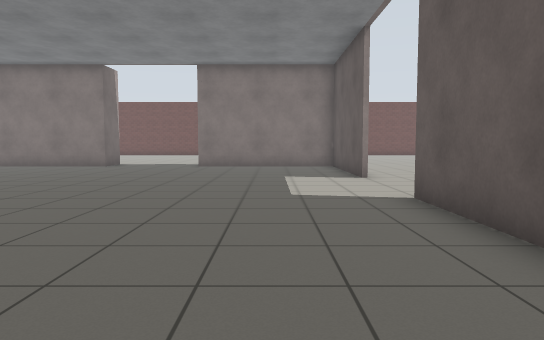
[1] (above)

24 first-person views from a walk through a Gazebo world. The camera is 0.94 m above the floor, tilts 4° down and sees 70° across. The floor is counted in squares, 1 m on a side. Each view is taken from the middle of a square. On the plan, view 1 faces up. The plan holds only what a view shows up to about 13 squares ahead; the rest is blank. Gazebo's built-in surfaces are drawn with simple patterns.

[2]
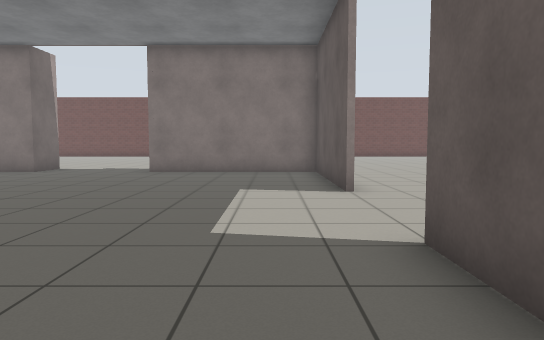

[3]
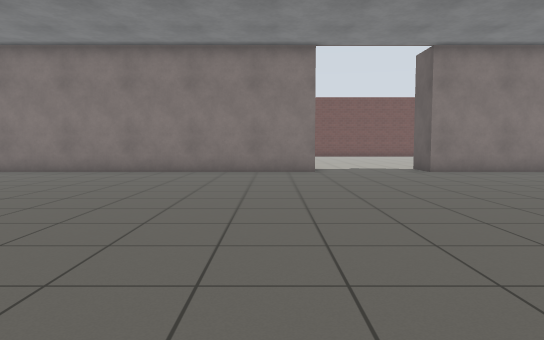

[4]
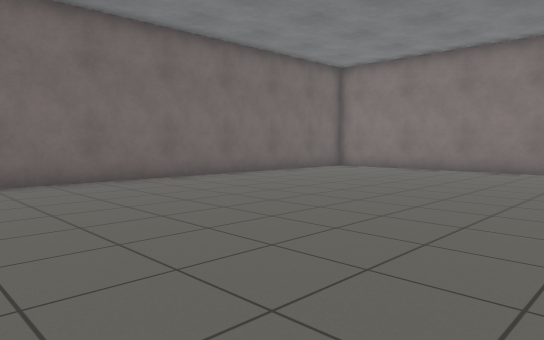

[5]
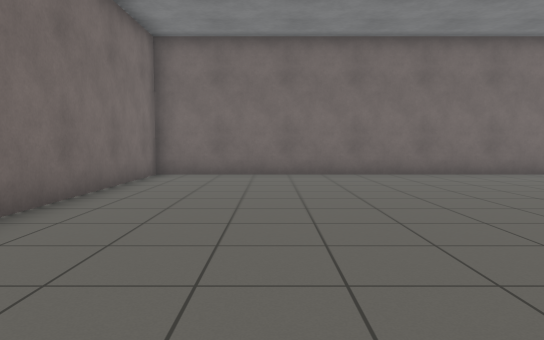

[6]
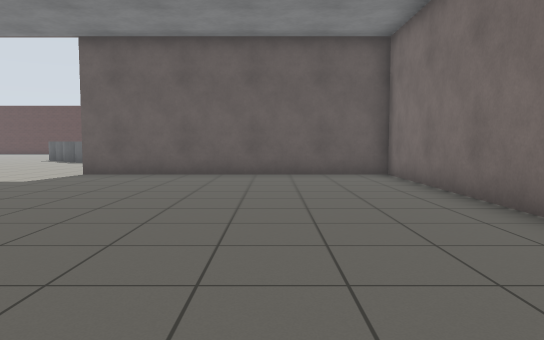

[7]
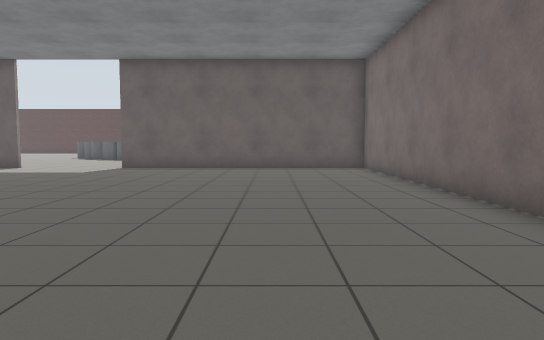

[8]
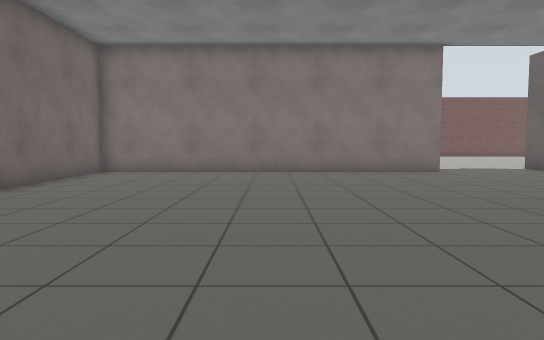

[9]
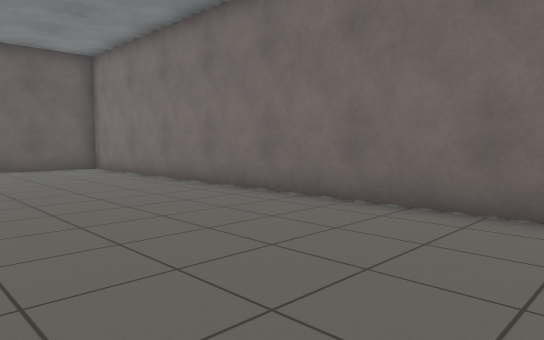

[10]
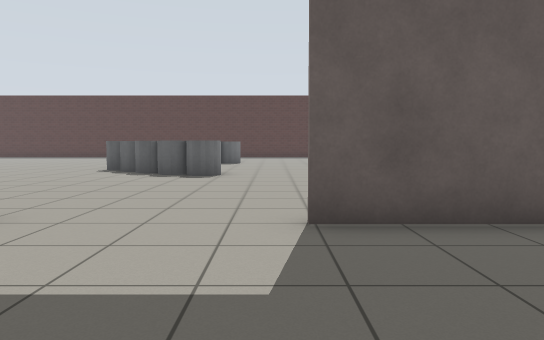

[11]
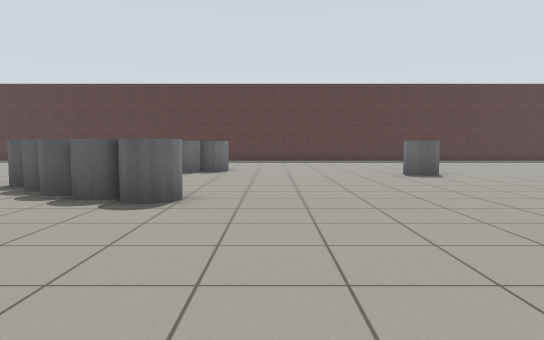

[12]
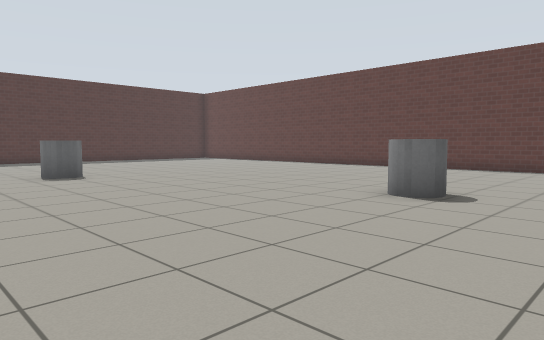

[13]
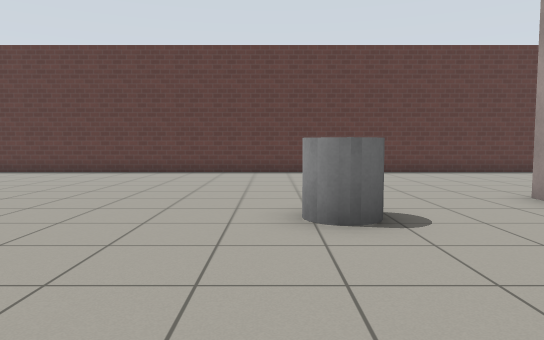

[14]
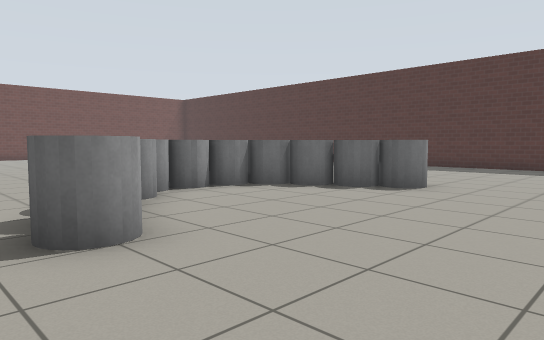

[15]
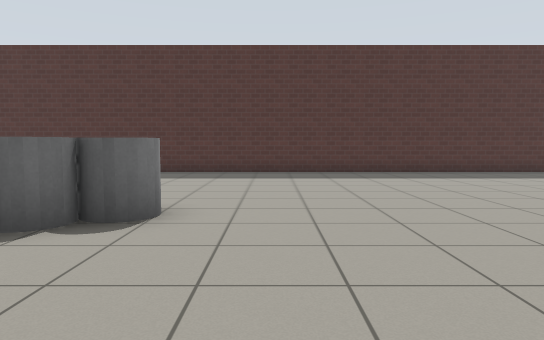

[16]
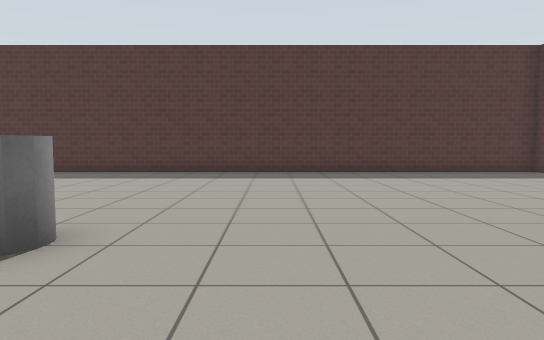

[17]
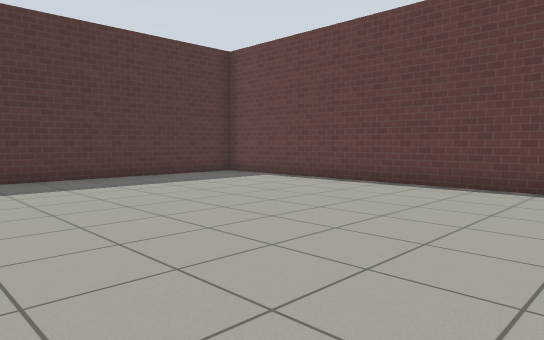

[18]
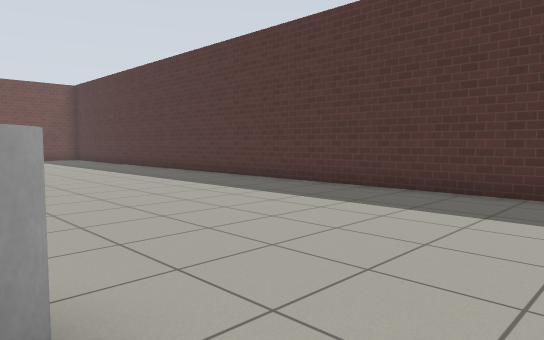

[19]
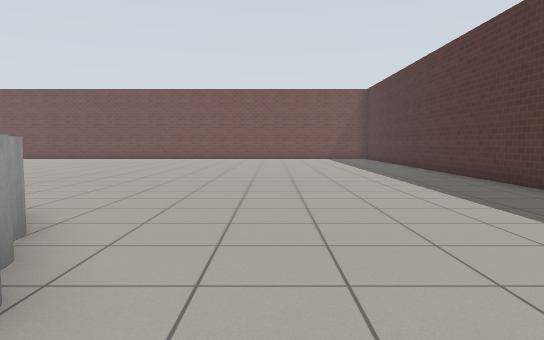

[20]
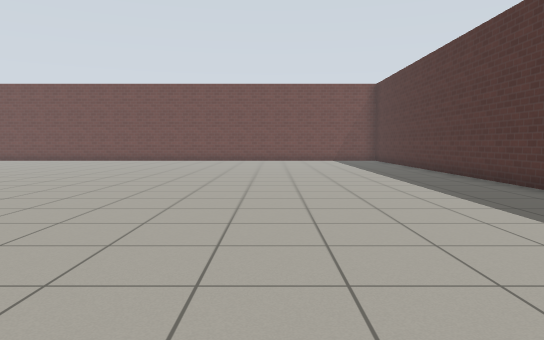

[21]
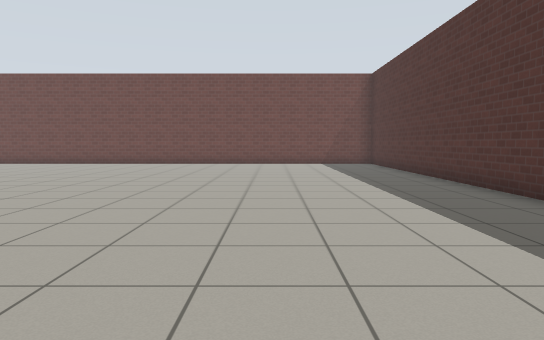

[22]
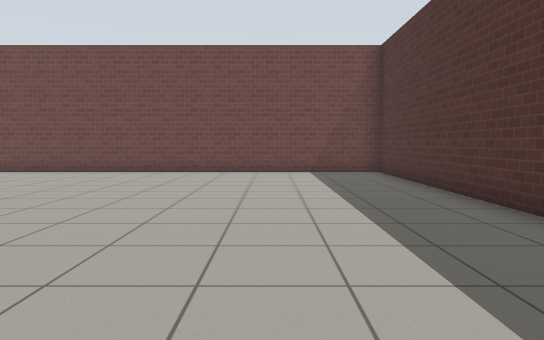

[23]
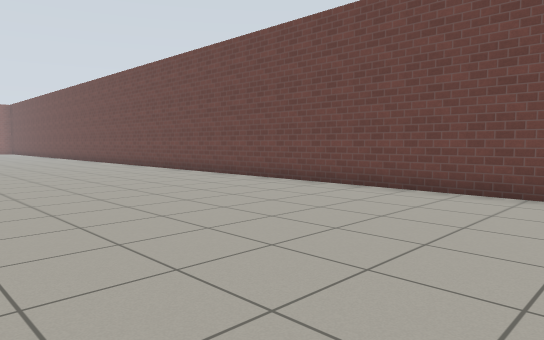

[24]
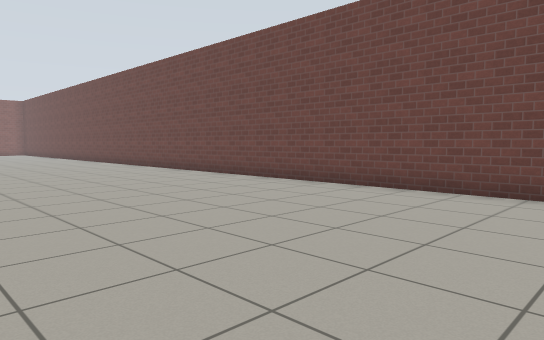

### Floor plan
Points are (right, up) in squares from view 1. A wall is a line through its corners. A room is listed if a view was taken in it or the views show most of it. See-through windows are left out.
Room 1 (views 1, 2, 3, 4, 5, 6, 7, 8, 9, 10, 11, 12)
walls: (-6.6, 15.4) (-17.4, 15.4) (-17.4, -2.4) (2.4, -2.4) (2.4, 6.6); (2.4, 10.4) (2.4, 15.4) (-2.9, 15.4)
ways out: opening at (-5, 15.7) to room 2; opening at (3.7, 7.5) to room 2
Room 2 (views 13, 14, 15, 16, 17, 18, 19, 20, 21, 22, 23, 24)
walls: (-2.9, 15.4) (-2.9, 16.1); (-6.6, 16.1) (-6.6, 15.4); (-1.4, -8.4) (23.4, -8.4) (23.4, 29.4) (1.9, 29.4)
ways out: opening at (-5, 15.7) to room 1; opening at (3.7, 7.5) to room 1
objects: grey cylinder (6, -1); grey cylinder (9, 9); grey cylinder (10, 9) to (10, 10); grey cylinder (10, 11); grey cylinder (11, 11) to (11, 12); grey cylinder (12, 12) to (12, 13); grey cylinder (13, 12) to (14, 12); grey cylinder (14, 2) to (15, 3); grey cylinder (14, 11) to (15, 12); grey cylinder (15, 10) to (15, 11); grey cylinder (16, 9); grey cylinder (16, 10)

Positions as (right, up) in squares from view 1, and headings:
1: (0, 0), facing up
2: (1, 3), facing up
3: (-8, 3), facing up
4: (-8, 2), facing up-left
5: (-6, 1), facing left
6: (-9, 1), facing right
7: (-12, 1), facing right
8: (-12, 3), facing up
9: (-12, 3), facing down-right
10: (-2, 7), facing right
11: (3, 7), facing right
12: (3, 6), facing down-right
13: (7, 4), facing down
14: (8, 5), facing up-right
15: (11, 7), facing right
16: (11, 0), facing right
17: (13, 0), facing down-right
18: (16, 7), facing up-right
19: (18, 7), facing up
20: (18, 9), facing up
21: (19, 12), facing up
22: (20, 17), facing up
23: (17, 22), facing up-left
24: (13, 22), facing up-left
